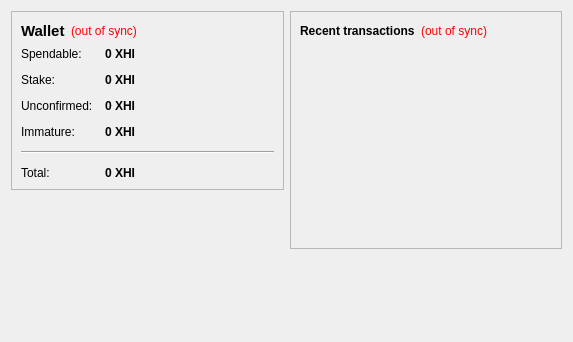
<?xml version="1.0" encoding="UTF-8"?>
<ui version="4.0">
 <class>OverviewPage</class>
 <widget class="QWidget" name="OverviewPage">
  <property name="geometry">
   <rect>
    <x>0</x>
    <y>0</y>
    <width>573</width>
    <height>342</height>
   </rect>
  </property>
  <property name="windowTitle">
   <string>Form</string>
  </property>
  <layout class="QHBoxLayout" name="horizontalLayout" stretch="1,1">
   <item>
    <layout class="QVBoxLayout" name="verticalLayout_2">
     <item>
      <widget class="QFrame" name="frame">
       <property name="frameShape">
        <enum>QFrame::StyledPanel</enum>
       </property>
       <property name="frameShadow">
        <enum>QFrame::Raised</enum>
       </property>
       <layout class="QVBoxLayout" name="verticalLayout_4">
        <item>
         <layout class="QHBoxLayout" name="horizontalLayout_4">
          <item>
           <widget class="QLabel" name="label_5">
            <property name="font">
             <font>
              <pointsize>11</pointsize>
              <weight>75</weight>
              <bold>true</bold>
             </font>
            </property>
            <property name="text">
             <string>Wallet</string>
            </property>
           </widget>
          </item>
          <item>
           <widget class="QLabel" name="labelWalletStatus">
            <property name="toolTip">
             <string>The displayed information may be out of date. Your wallet automatically synchronizes with the HiCoin network after a connection is established, but this process has not completed yet.</string>
            </property>
            <property name="styleSheet">
             <string notr="true">QLabel { color: red; }</string>
            </property>
            <property name="text">
             <string notr="true">(out of sync)</string>
            </property>
            <property name="alignment">
             <set>Qt::AlignLeading|Qt::AlignLeft|Qt::AlignVCenter</set>
            </property>
           </widget>
          </item>
          <item>
           <spacer name="horizontalSpacer_2">
            <property name="orientation">
             <enum>Qt::Horizontal</enum>
            </property>
            <property name="sizeHint" stdset="0">
             <size>
              <width>40</width>
              <height>20</height>
             </size>
            </property>
           </spacer>
          </item>
         </layout>
        </item>
        <item>
         <layout class="QFormLayout" name="formLayout_2">
          <property name="fieldGrowthPolicy">
           <enum>QFormLayout::AllNonFixedFieldsGrow</enum>
          </property>
          <property name="horizontalSpacing">
           <number>12</number>
          </property>
          <property name="verticalSpacing">
           <number>12</number>
          </property>
          <item row="0" column="0">
           <widget class="QLabel" name="label">
            <property name="text">
             <string>Spendable:</string>
            </property>
           </widget>
          </item>
          <item row="0" column="1">
           <widget class="QLabel" name="labelBalance">
            <property name="font">
             <font>
              <weight>75</weight>
              <bold>true</bold>
             </font>
            </property>
            <property name="cursor">
             <cursorShape>IBeamCursor</cursorShape>
            </property>
            <property name="toolTip">
             <string>Your current spendable balance</string>
            </property>
            <property name="text">
             <string notr="true">0 XHI</string>
            </property>
            <property name="textInteractionFlags">
             <set>Qt::LinksAccessibleByMouse|Qt::TextSelectableByKeyboard|Qt::TextSelectableByMouse</set>
            </property>
           </widget>
          </item>
          <item row="1" column="0">
           <widget class="QLabel" name="label_6">
            <property name="text">
             <string>Stake:</string>
            </property>
           </widget>
          </item>
          <item row="1" column="1">
           <widget class="QLabel" name="labelStake">
            <property name="font">
             <font>
              <weight>75</weight>
              <bold>true</bold>
             </font>
            </property>
            <property name="cursor">
             <cursorShape>IBeamCursor</cursorShape>
            </property>
            <property name="toolTip">
             <string>Total of coins that was staked, and do not yet count toward the current balance</string>
            </property>
            <property name="text">
             <string notr="true">0 XHI</string>
            </property>
            <property name="textInteractionFlags">
             <set>Qt::LinksAccessibleByMouse|Qt::TextSelectableByKeyboard|Qt::TextSelectableByMouse</set>
            </property>
           </widget>
          </item>
          <item row="2" column="0">
           <widget class="QLabel" name="label_3">
            <property name="text">
             <string>Unconfirmed:</string>
            </property>
           </widget>
          </item>
          <item row="2" column="1">
           <widget class="QLabel" name="labelUnconfirmed">
            <property name="font">
             <font>
              <weight>75</weight>
              <bold>true</bold>
             </font>
            </property>
            <property name="cursor">
             <cursorShape>IBeamCursor</cursorShape>
            </property>
            <property name="toolTip">
             <string>Total of transactions that have yet to be confirmed, and do not yet count toward the current balance</string>
            </property>
            <property name="text">
             <string notr="true">0 XHI</string>
            </property>
            <property name="textInteractionFlags">
             <set>Qt::LinksAccessibleByMouse|Qt::TextSelectableByKeyboard|Qt::TextSelectableByMouse</set>
            </property>
           </widget>
          </item>
          <item row="3" column="0">
           <widget class="QLabel" name="labelImmatureText">
            <property name="text">
             <string>Immature:</string>
            </property>
           </widget>
          </item>
          <item row="3" column="1">
           <widget class="QLabel" name="labelImmature">
            <property name="font">
             <font>
              <weight>75</weight>
              <bold>true</bold>
             </font>
            </property>
            <property name="toolTip">
             <string>Mined balance that has not yet matured</string>
            </property>
            <property name="text">
             <string notr="true">0 XHI</string>
            </property>
            <property name="textInteractionFlags">
             <set>Qt::LinksAccessibleByMouse|Qt::TextSelectableByKeyboard|Qt::TextSelectableByMouse</set>
            </property>
           </widget>
          </item>
          <item row="4" column="0" colspan="2">
           <widget class="Line" name="line">
            <property name="orientation">
             <enum>Qt::Horizontal</enum>
            </property>
           </widget>
          </item>
          <item row="5" column="0">
           <widget class="QLabel" name="labelTotalText">
            <property name="text">
             <string>Total:</string>
            </property>
           </widget>
          </item>
          <item row="5" column="1">
           <widget class="QLabel" name="labelTotal">
            <property name="font">
             <font>
              <weight>75</weight>
              <bold>true</bold>
             </font>
            </property>
            <property name="cursor">
             <cursorShape>IBeamCursor</cursorShape>
            </property>
            <property name="toolTip">
             <string>Your current total balance</string>
            </property>
            <property name="text">
             <string notr="true">0 XHI</string>
            </property>
            <property name="textInteractionFlags">
             <set>Qt::LinksAccessibleByMouse|Qt::TextSelectableByKeyboard|Qt::TextSelectableByMouse</set>
            </property>
           </widget>
          </item>
         </layout>
        </item>
       </layout>
      </widget>
     </item>
     <item>
      <spacer name="verticalSpacer">
       <property name="orientation">
        <enum>Qt::Vertical</enum>
       </property>
       <property name="sizeHint" stdset="0">
        <size>
         <width>20</width>
         <height>40</height>
        </size>
       </property>
      </spacer>
     </item>
        <item>
         <widget class="QLabel" name="label_wallet_bg">
          <property name="text">
           <string/>
          </property>
          <property name="pixmap">
           <pixmap resource="../bitcoin.qrc">:/icons/bitcoin</pixmap>
          </property>
          <property name="scaledContents">
           <bool>false</bool>
          </property>
          <property name="alignment">
           <set>Qt::AlignCenter</set>
          </property>
          <property name="margin">
           <number>-2</number>
          </property>
         </widget>
        </item>
        <item>
         <widget class="QLabel" name="label_under_bg">
          <property name="text">
           <string/>
          </property>
         </widget>
        </item>

    </layout>
   </item>
   <item>
    <layout class="QVBoxLayout" name="verticalLayout_3">
     <item>
      <widget class="QFrame" name="frame_2">
       <property name="frameShape">
        <enum>QFrame::StyledPanel</enum>
       </property>
       <property name="frameShadow">
        <enum>QFrame::Raised</enum>
       </property>
       <layout class="QVBoxLayout" name="verticalLayout">
        <item>
         <layout class="QHBoxLayout" name="horizontalLayout_2">
          <item>
           <widget class="QLabel" name="label_4">
            <property name="text">
             <string>&lt;b&gt;Recent transactions&lt;/b&gt;</string>
            </property>
           </widget>
          </item>
          <item>
           <widget class="QLabel" name="labelTransactionsStatus">
            <property name="toolTip">
             <string>The displayed information may be out of date. Your wallet automatically synchronizes with the HiCoin network after a connection is established, but this process has not completed yet.</string>
            </property>
            <property name="styleSheet">
             <string notr="true">QLabel { color: red; }</string>
            </property>
            <property name="text">
             <string notr="true">(out of sync)</string>
            </property>
            <property name="alignment">
             <set>Qt::AlignRight|Qt::AlignTrailing|Qt::AlignVCenter</set>
            </property>
           </widget>
          </item>
          <item>
           <spacer name="horizontalSpacer">
            <property name="orientation">
             <enum>Qt::Horizontal</enum>
            </property>
            <property name="sizeHint" stdset="0">
             <size>
              <width>40</width>
              <height>20</height>
             </size>
            </property>
           </spacer>
          </item>
         </layout>
        </item>
        <item>
         <widget class="QListView" name="listTransactions">
          <property name="styleSheet">
           <string notr="true">QListView { background: transparent; }</string>
          </property>
          <property name="frameShape">
           <enum>QFrame::NoFrame</enum>
          </property>
          <property name="verticalScrollBarPolicy">
           <enum>Qt::ScrollBarAlwaysOff</enum>
          </property>
          <property name="horizontalScrollBarPolicy">
           <enum>Qt::ScrollBarAlwaysOff</enum>
          </property>
          <property name="selectionMode">
           <enum>QAbstractItemView::NoSelection</enum>
          </property>
         </widget>
        </item>
       </layout>
      </widget>
     </item>
     <item>
      <spacer name="verticalSpacer_2">
       <property name="orientation">
        <enum>Qt::Vertical</enum>
       </property>
       <property name="sizeHint" stdset="0">
        <size>
         <width>20</width>
         <height>40</height>
        </size>
       </property>
      </spacer>
     </item>
    </layout>
   </item>
  </layout>
 </widget>
 <resources/>
 <connections/>
</ui>
